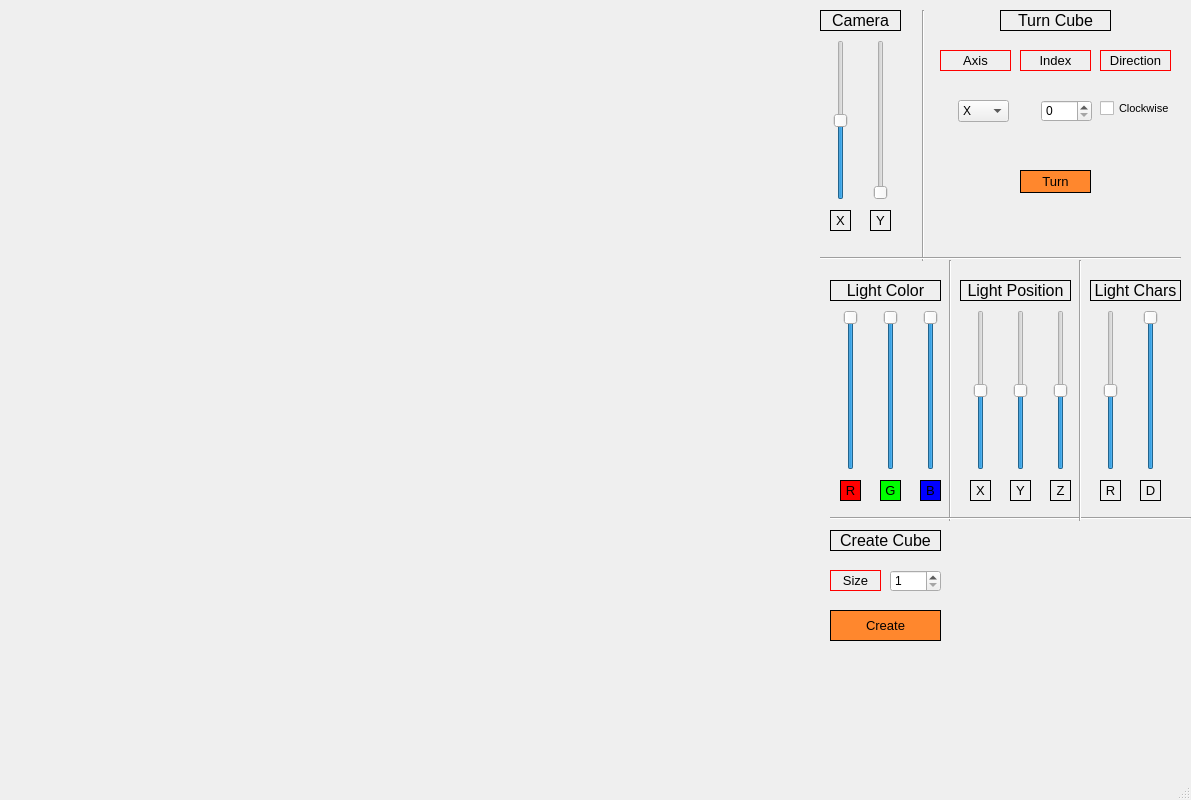
<?xml version="1.0" encoding="UTF-8"?>
<ui version="4.0">
    <class>RubiksCube</class>
    <widget class="QMainWindow" name="RubiksCube">
        <property name="geometry">
            <rect>
                <x>0</x>
                <y>0</y>
                <width>1191</width>
                <height>800</height>
            </rect>
        </property>
        <property name="windowTitle">
            <string>MainWindow</string>
        </property>
        <widget class="QWidget" name="centralwidget">
            <widget class="QSlider" name="s_Cx">
                <property name="geometry">
                    <rect>
                        <x>830</x>
                        <y>40</y>
                        <width>22</width>
                        <height>160</height>
                    </rect>
                </property>
                <property name="minimum">
                    <number>-45</number>
                </property>
                <property name="maximum">
                    <number>45</number>
                </property>
                <property name="orientation">
                    <enum>Qt::Vertical</enum>
                </property>
            </widget>
            <widget class="QSlider" name="s_Cy">
                <property name="geometry">
                    <rect>
                        <x>870</x>
                        <y>40</y>
                        <width>22</width>
                        <height>160</height>
                    </rect>
                </property>
                <property name="maximum">
                    <number>360</number>
                </property>
                <property name="orientation">
                    <enum>Qt::Vertical</enum>
                </property>
            </widget>
            <widget class="Line" name="line">
                <property name="geometry">
                    <rect>
                        <x>913</x>
                        <y>10</y>
                        <width>20</width>
                        <height>251</height>
                    </rect>
                </property>
                <property name="orientation">
                    <enum>Qt::Vertical</enum>
                </property>
            </widget>
            <widget class="QLabel" name="label">
                <property name="geometry">
                    <rect>
                        <x>820</x>
                        <y>10</y>
                        <width>81</width>
                        <height>21</height>
                    </rect>
                </property>
                <property name="font">
                    <font>
                        <pointsize>12</pointsize>
                    </font>
                </property>
                <property name="frameShape">
                    <enum>QFrame::Box</enum>
                </property>
                <property name="frameShadow">
                    <enum>QFrame::Plain</enum>
                </property>
                <property name="text">
                    <string>Camera</string>
                </property>
                <property name="alignment">
                    <set>Qt::AlignCenter</set>
                </property>
            </widget>
            <widget class="QLabel" name="label_2">
                <property name="geometry">
                    <rect>
                        <x>830</x>
                        <y>210</y>
                        <width>21</width>
                        <height>21</height>
                    </rect>
                </property>
                <property name="font">
                    <font>
                        <pointsize>10</pointsize>
                    </font>
                </property>
                <property name="frameShape">
                    <enum>QFrame::Box</enum>
                </property>
                <property name="frameShadow">
                    <enum>QFrame::Plain</enum>
                </property>
                <property name="text">
                    <string>X</string>
                </property>
                <property name="alignment">
                    <set>Qt::AlignCenter</set>
                </property>
            </widget>
            <widget class="QLabel" name="label_3">
                <property name="geometry">
                    <rect>
                        <x>870</x>
                        <y>210</y>
                        <width>21</width>
                        <height>21</height>
                    </rect>
                </property>
                <property name="font">
                    <font>
                        <pointsize>10</pointsize>
                    </font>
                </property>
                <property name="frameShape">
                    <enum>QFrame::Box</enum>
                </property>
                <property name="frameShadow">
                    <enum>QFrame::Plain</enum>
                </property>
                <property name="text">
                    <string>Y</string>
                </property>
                <property name="alignment">
                    <set>Qt::AlignCenter</set>
                </property>
            </widget>
            <widget class="Line" name="line_2">
                <property name="geometry">
                    <rect>
                        <x>820</x>
                        <y>250</y>
                        <width>361</width>
                        <height>16</height>
                    </rect>
                </property>
                <property name="orientation">
                    <enum>Qt::Horizontal</enum>
                </property>
            </widget>
            <widget class="QComboBox" name="c_AxisSelect">
                <property name="geometry">
                    <rect>
                        <x>958</x>
                        <y>100</y>
                        <width>51</width>
                        <height>22</height>
                    </rect>
                </property>
                <item>
                    <property name="text">
                        <string>X</string>
                    </property>
                </item>
                <item>
                    <property name="text">
                        <string>Y</string>
                    </property>
                </item>
                <item>
                    <property name="text">
                        <string>Z</string>
                    </property>
                </item>
            </widget>
            <widget class="QLabel" name="label_4">
                <property name="geometry">
                    <rect>
                        <x>1000</x>
                        <y>10</y>
                        <width>111</width>
                        <height>21</height>
                    </rect>
                </property>
                <property name="font">
                    <font>
                        <pointsize>12</pointsize>
                    </font>
                </property>
                <property name="styleSheet">
                    <string notr="true"/>
                </property>
                <property name="frameShape">
                    <enum>QFrame::Box</enum>
                </property>
                <property name="frameShadow">
                    <enum>QFrame::Plain</enum>
                </property>
                <property name="text">
                    <string>Turn Cube</string>
                </property>
                <property name="alignment">
                    <set>Qt::AlignCenter</set>
                </property>
            </widget>
            <widget class="QLabel" name="label_5">
                <property name="geometry">
                    <rect>
                        <x>940</x>
                        <y>50</y>
                        <width>71</width>
                        <height>21</height>
                    </rect>
                </property>
                <property name="font">
                    <font>
                        <pointsize>10</pointsize>
                    </font>
                </property>
                <property name="styleSheet">
                    <string notr="true">border: 1px solid red</string>
                </property>
                <property name="frameShape">
                    <enum>QFrame::Box</enum>
                </property>
                <property name="frameShadow">
                    <enum>QFrame::Plain</enum>
                </property>
                <property name="text">
                    <string>Axis</string>
                </property>
                <property name="alignment">
                    <set>Qt::AlignCenter</set>
                </property>
            </widget>
            <widget class="QLabel" name="label_6">
                <property name="geometry">
                    <rect>
                        <x>1020</x>
                        <y>50</y>
                        <width>71</width>
                        <height>21</height>
                    </rect>
                </property>
                <property name="font">
                    <font>
                        <pointsize>10</pointsize>
                    </font>
                </property>
                <property name="styleSheet">
                    <string notr="true">border: 1px solid red</string>
                </property>
                <property name="frameShape">
                    <enum>QFrame::Box</enum>
                </property>
                <property name="frameShadow">
                    <enum>QFrame::Plain</enum>
                </property>
                <property name="text">
                    <string>Index</string>
                </property>
                <property name="alignment">
                    <set>Qt::AlignCenter</set>
                </property>
            </widget>
            <widget class="QLabel" name="label_7">
                <property name="geometry">
                    <rect>
                        <x>1100</x>
                        <y>50</y>
                        <width>71</width>
                        <height>21</height>
                    </rect>
                </property>
                <property name="font">
                    <font>
                        <pointsize>10</pointsize>
                    </font>
                </property>
                <property name="styleSheet">
                    <string notr="true">border: 1px solid red</string>
                </property>
                <property name="frameShape">
                    <enum>QFrame::Box</enum>
                </property>
                <property name="frameShadow">
                    <enum>QFrame::Plain</enum>
                </property>
                <property name="text">
                    <string>Direction</string>
                </property>
                <property name="alignment">
                    <set>Qt::AlignCenter</set>
                </property>
            </widget>
            <widget class="QSpinBox" name="sb_IndexSelector">
                <property name="geometry">
                    <rect>
                        <x>1041</x>
                        <y>100</y>
                        <width>51</width>
                        <height>22</height>
                    </rect>
                </property>
            </widget>
            <widget class="QCheckBox" name="cb_DirectionSelector">
                <property name="geometry">
                    <rect>
                        <x>1100</x>
                        <y>100</y>
                        <width>70</width>
                        <height>17</height>
                    </rect>
                </property>
                <property name="font">
                    <font>
                        <pointsize>8</pointsize>
                    </font>
                </property>
                <property name="text">
                    <string>Clockwise</string>
                </property>
            </widget>
            <widget class="QPushButton" name="b_TurnCube">
                <property name="geometry">
                    <rect>
                        <x>1020</x>
                        <y>170</y>
                        <width>71</width>
                        <height>23</height>
                    </rect>
                </property>
                <property name="font">
                    <font>
                        <pointsize>10</pointsize>
                    </font>
                </property>
                <property name="styleSheet">
                    <string notr="true">background-color: rgb(255, 135, 45); border: 1px solid black</string>
                </property>
                <property name="text">
                    <string>Turn</string>
                </property>
            </widget>
            <widget class="QSlider" name="s_LCg">
                <property name="geometry">
                    <rect>
                        <x>880</x>
                        <y>310</y>
                        <width>22</width>
                        <height>160</height>
                    </rect>
                </property>
                <property name="maximum">
                    <number>255</number>
                </property>
                <property name="value">
                    <number>255</number>
                </property>
                <property name="orientation">
                    <enum>Qt::Vertical</enum>
                </property>
            </widget>
            <widget class="QLabel" name="label_8">
                <property name="geometry">
                    <rect>
                        <x>830</x>
                        <y>280</y>
                        <width>111</width>
                        <height>21</height>
                    </rect>
                </property>
                <property name="font">
                    <font>
                        <pointsize>12</pointsize>
                    </font>
                </property>
                <property name="frameShape">
                    <enum>QFrame::Box</enum>
                </property>
                <property name="frameShadow">
                    <enum>QFrame::Plain</enum>
                </property>
                <property name="text">
                    <string>Light Color</string>
                </property>
                <property name="alignment">
                    <set>Qt::AlignCenter</set>
                </property>
            </widget>
            <widget class="QSlider" name="s_LCr">
                <property name="geometry">
                    <rect>
                        <x>840</x>
                        <y>310</y>
                        <width>22</width>
                        <height>160</height>
                    </rect>
                </property>
                <property name="styleSheet">
                    <string notr="true"/>
                </property>
                <property name="maximum">
                    <number>255</number>
                </property>
                <property name="value">
                    <number>255</number>
                </property>
                <property name="orientation">
                    <enum>Qt::Vertical</enum>
                </property>
            </widget>
            <widget class="QLabel" name="label_9">
                <property name="geometry">
                    <rect>
                        <x>840</x>
                        <y>480</y>
                        <width>21</width>
                        <height>21</height>
                    </rect>
                </property>
                <property name="font">
                    <font>
                        <pointsize>10</pointsize>
                    </font>
                </property>
                <property name="styleSheet">
                    <string notr="true">background: #ff0000;</string>
                </property>
                <property name="frameShape">
                    <enum>QFrame::Box</enum>
                </property>
                <property name="frameShadow">
                    <enum>QFrame::Plain</enum>
                </property>
                <property name="text">
                    <string>R</string>
                </property>
                <property name="alignment">
                    <set>Qt::AlignCenter</set>
                </property>
            </widget>
            <widget class="QLabel" name="label_10">
                <property name="geometry">
                    <rect>
                        <x>880</x>
                        <y>480</y>
                        <width>21</width>
                        <height>21</height>
                    </rect>
                </property>
                <property name="font">
                    <font>
                        <pointsize>10</pointsize>
                    </font>
                </property>
                <property name="styleSheet">
                    <string notr="true">background: #00ff00</string>
                </property>
                <property name="frameShape">
                    <enum>QFrame::Box</enum>
                </property>
                <property name="frameShadow">
                    <enum>QFrame::Plain</enum>
                </property>
                <property name="text">
                    <string>G</string>
                </property>
                <property name="alignment">
                    <set>Qt::AlignCenter</set>
                </property>
            </widget>
            <widget class="QSlider" name="s_LCb">
                <property name="geometry">
                    <rect>
                        <x>920</x>
                        <y>310</y>
                        <width>22</width>
                        <height>160</height>
                    </rect>
                </property>
                <property name="maximum">
                    <number>255</number>
                </property>
                <property name="value">
                    <number>255</number>
                </property>
                <property name="orientation">
                    <enum>Qt::Vertical</enum>
                </property>
            </widget>
            <widget class="QLabel" name="label_11">
                <property name="geometry">
                    <rect>
                        <x>920</x>
                        <y>480</y>
                        <width>21</width>
                        <height>21</height>
                    </rect>
                </property>
                <property name="font">
                    <font>
                        <pointsize>10</pointsize>
                    </font>
                </property>
                <property name="styleSheet">
                    <string notr="true">background: #0000ff</string>
                </property>
                <property name="frameShape">
                    <enum>QFrame::Box</enum>
                </property>
                <property name="frameShadow">
                    <enum>QFrame::Plain</enum>
                </property>
                <property name="text">
                    <string>B</string>
                </property>
                <property name="alignment">
                    <set>Qt::AlignCenter</set>
                </property>
            </widget>
            <widget class="QLabel" name="label_12">
                <property name="geometry">
                    <rect>
                        <x>970</x>
                        <y>480</y>
                        <width>21</width>
                        <height>21</height>
                    </rect>
                </property>
                <property name="font">
                    <font>
                        <pointsize>10</pointsize>
                    </font>
                </property>
                <property name="frameShape">
                    <enum>QFrame::Box</enum>
                </property>
                <property name="frameShadow">
                    <enum>QFrame::Plain</enum>
                </property>
                <property name="text">
                    <string>X</string>
                </property>
                <property name="alignment">
                    <set>Qt::AlignCenter</set>
                </property>
            </widget>
            <widget class="QLabel" name="label_13">
                <property name="geometry">
                    <rect>
                        <x>960</x>
                        <y>280</y>
                        <width>111</width>
                        <height>21</height>
                    </rect>
                </property>
                <property name="font">
                    <font>
                        <pointsize>12</pointsize>
                    </font>
                </property>
                <property name="frameShape">
                    <enum>QFrame::Box</enum>
                </property>
                <property name="frameShadow">
                    <enum>QFrame::Plain</enum>
                </property>
                <property name="text">
                    <string>Light Position</string>
                </property>
                <property name="alignment">
                    <set>Qt::AlignCenter</set>
                </property>
            </widget>
            <widget class="QLabel" name="label_14">
                <property name="geometry">
                    <rect>
                        <x>1050</x>
                        <y>480</y>
                        <width>21</width>
                        <height>21</height>
                    </rect>
                </property>
                <property name="font">
                    <font>
                        <pointsize>10</pointsize>
                    </font>
                </property>
                <property name="frameShape">
                    <enum>QFrame::Box</enum>
                </property>
                <property name="frameShadow">
                    <enum>QFrame::Plain</enum>
                </property>
                <property name="text">
                    <string>Z</string>
                </property>
                <property name="alignment">
                    <set>Qt::AlignCenter</set>
                </property>
            </widget>
            <widget class="QSlider" name="s_LPy">
                <property name="geometry">
                    <rect>
                        <x>1010</x>
                        <y>310</y>
                        <width>22</width>
                        <height>160</height>
                    </rect>
                </property>
                <property name="minimum">
                    <number>-100</number>
                </property>
                <property name="maximum">
                    <number>100</number>
                </property>
                <property name="orientation">
                    <enum>Qt::Vertical</enum>
                </property>
            </widget>
            <widget class="QSlider" name="s_LPx">
                <property name="geometry">
                    <rect>
                        <x>970</x>
                        <y>310</y>
                        <width>22</width>
                        <height>160</height>
                    </rect>
                </property>
                <property name="minimum">
                    <number>-100</number>
                </property>
                <property name="maximum">
                    <number>100</number>
                </property>
                <property name="orientation">
                    <enum>Qt::Vertical</enum>
                </property>
            </widget>
            <widget class="QLabel" name="label_15">
                <property name="geometry">
                    <rect>
                        <x>1010</x>
                        <y>480</y>
                        <width>21</width>
                        <height>21</height>
                    </rect>
                </property>
                <property name="font">
                    <font>
                        <pointsize>10</pointsize>
                    </font>
                </property>
                <property name="frameShape">
                    <enum>QFrame::Box</enum>
                </property>
                <property name="frameShadow">
                    <enum>QFrame::Plain</enum>
                </property>
                <property name="text">
                    <string>Y</string>
                </property>
                <property name="alignment">
                    <set>Qt::AlignCenter</set>
                </property>
            </widget>
            <widget class="QSlider" name="s_LPz">
                <property name="geometry">
                    <rect>
                        <x>1050</x>
                        <y>310</y>
                        <width>22</width>
                        <height>160</height>
                    </rect>
                </property>
                <property name="minimum">
                    <number>-100</number>
                </property>
                <property name="maximum">
                    <number>100</number>
                </property>
                <property name="orientation">
                    <enum>Qt::Vertical</enum>
                </property>
            </widget>
            <widget class="Line" name="line_3">
                <property name="geometry">
                    <rect>
                        <x>940</x>
                        <y>260</y>
                        <width>20</width>
                        <height>261</height>
                    </rect>
                </property>
                <property name="orientation">
                    <enum>Qt::Vertical</enum>
                </property>
            </widget>
            <widget class="Line" name="line_4">
                <property name="geometry">
                    <rect>
                        <x>830</x>
                        <y>510</y>
                        <width>361</width>
                        <height>16</height>
                    </rect>
                </property>
                <property name="orientation">
                    <enum>Qt::Horizontal</enum>
                </property>
            </widget>
            <widget class="Line" name="line_5">
                <property name="geometry">
                    <rect>
                        <x>1070</x>
                        <y>260</y>
                        <width>20</width>
                        <height>261</height>
                    </rect>
                </property>
                <property name="orientation">
                    <enum>Qt::Vertical</enum>
                </property>
            </widget>
            <widget class="QLabel" name="label_16">
                <property name="geometry">
                    <rect>
                        <x>1090</x>
                        <y>280</y>
                        <width>91</width>
                        <height>21</height>
                    </rect>
                </property>
                <property name="font">
                    <font>
                        <pointsize>12</pointsize>
                    </font>
                </property>
                <property name="frameShape">
                    <enum>QFrame::Box</enum>
                </property>
                <property name="frameShadow">
                    <enum>QFrame::Plain</enum>
                </property>
                <property name="text">
                    <string>Light Chars</string>
                </property>
                <property name="alignment">
                    <set>Qt::AlignCenter</set>
                </property>
            </widget>
            <widget class="QSlider" name="s_R">
                <property name="geometry">
                    <rect>
                        <x>1100</x>
                        <y>310</y>
                        <width>22</width>
                        <height>160</height>
                    </rect>
                </property>
                <property name="maximum">
                    <number>100</number>
                </property>
                <property name="value">
                    <number>50</number>
                </property>
                <property name="orientation">
                    <enum>Qt::Vertical</enum>
                </property>
            </widget>
            <widget class="QSlider" name="s_D">
                <property name="geometry">
                    <rect>
                        <x>1140</x>
                        <y>310</y>
                        <width>22</width>
                        <height>160</height>
                    </rect>
                </property>
                <property name="maximum">
                    <number>100</number>
                </property>
                <property name="value">
                    <number>100</number>
                </property>
                <property name="orientation">
                    <enum>Qt::Vertical</enum>
                </property>
            </widget>
            <widget class="QLabel" name="label_17">
                <property name="geometry">
                    <rect>
                        <x>1100</x>
                        <y>480</y>
                        <width>21</width>
                        <height>21</height>
                    </rect>
                </property>
                <property name="font">
                    <font>
                        <pointsize>10</pointsize>
                    </font>
                </property>
                <property name="frameShape">
                    <enum>QFrame::Box</enum>
                </property>
                <property name="frameShadow">
                    <enum>QFrame::Plain</enum>
                </property>
                <property name="text">
                    <string>R</string>
                </property>
                <property name="alignment">
                    <set>Qt::AlignCenter</set>
                </property>
            </widget>
            <widget class="QLabel" name="label_18">
                <property name="geometry">
                    <rect>
                        <x>1140</x>
                        <y>480</y>
                        <width>21</width>
                        <height>21</height>
                    </rect>
                </property>
                <property name="font">
                    <font>
                        <pointsize>10</pointsize>
                    </font>
                </property>
                <property name="frameShape">
                    <enum>QFrame::Box</enum>
                </property>
                <property name="frameShadow">
                    <enum>QFrame::Plain</enum>
                </property>
                <property name="text">
                    <string>D</string>
                </property>
                <property name="alignment">
                    <set>Qt::AlignCenter</set>
                </property>
            </widget>
            <widget class="QPushButton" name="b_CreateCube">
                <property name="geometry">
                    <rect>
                        <x>830</x>
                        <y>610</y>
                        <width>111</width>
                        <height>31</height>
                    </rect>
                </property>
                <property name="font">
                    <font>
                        <pointsize>10</pointsize>
                    </font>
                </property>
                <property name="styleSheet">
                    <string notr="true">background-color: rgb(255, 135, 45); border: 1px solid black</string>
                </property>
                <property name="text">
                    <string>Create</string>
                </property>
            </widget>
            <widget class="QSpinBox" name="sb_SizeSelector">
                <property name="geometry">
                    <rect>
                        <x>890</x>
                        <y>570</y>
                        <width>51</width>
                        <height>22</height>
                    </rect>
                </property>
                <property name="minimum">
                    <number>1</number>
                </property>
            </widget>
            <widget class="QLabel" name="label_19">
                <property name="geometry">
                    <rect>
                        <x>830</x>
                        <y>530</y>
                        <width>111</width>
                        <height>21</height>
                    </rect>
                </property>
                <property name="font">
                    <font>
                        <pointsize>12</pointsize>
                    </font>
                </property>
                <property name="frameShape">
                    <enum>QFrame::Box</enum>
                </property>
                <property name="frameShadow">
                    <enum>QFrame::Plain</enum>
                </property>
                <property name="text">
                    <string>Create Cube</string>
                </property>
                <property name="alignment">
                    <set>Qt::AlignCenter</set>
                </property>
            </widget>
            <widget class="QLabel" name="label_20">
                <property name="geometry">
                    <rect>
                        <x>830</x>
                        <y>570</y>
                        <width>51</width>
                        <height>21</height>
                    </rect>
                </property>
                <property name="font">
                    <font>
                        <pointsize>10</pointsize>
                    </font>
                </property>
                <property name="styleSheet">
                    <string notr="true">border: 1px solid red</string>
                </property>
                <property name="frameShape">
                    <enum>QFrame::Box</enum>
                </property>
                <property name="frameShadow">
                    <enum>QFrame::Plain</enum>
                </property>
                <property name="text">
                    <string>Size</string>
                </property>
                <property name="alignment">
                    <set>Qt::AlignCenter</set>
                </property>
            </widget>
        </widget>
        <widget class="QMenuBar" name="menubar">
            <property name="geometry">
                <rect>
                    <x>0</x>
                    <y>0</y>
                    <width>1191</width>
                    <height>21</height>
                </rect>
            </property>
        </widget>
        <widget class="QStatusBar" name="statusbar"/>
    </widget>
    <resources/>
    <connections/>
</ui>
